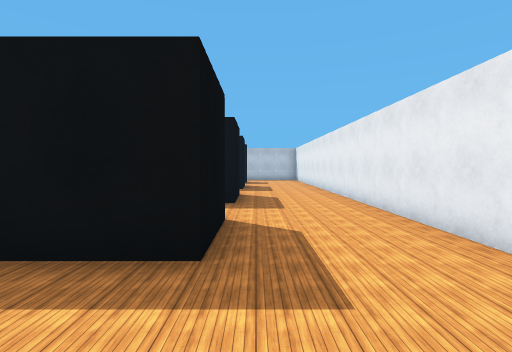
View 1 (above)

17 first-person views from a walk through a robot-simulator world made for Webots. The camera is 0.86 m above the floor, tilts 2° down and sees 85° across. The floor is counted in squares, 1 m on a side. Each view is taken from the middle of a square. On the plan, view 1 faces up. The plan holds only what a view shows up to about 10 squares ahead; the rest is blank. Robots are left out. Simple shapes and patterns stand in for the simulator's stock objects.

View 2
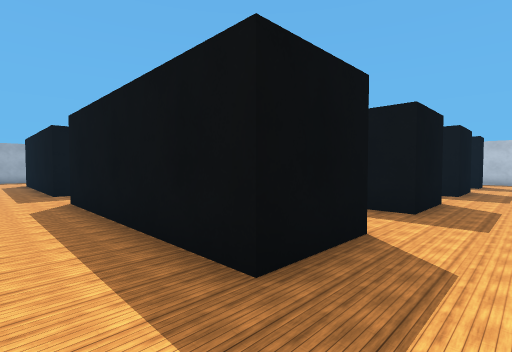

View 3
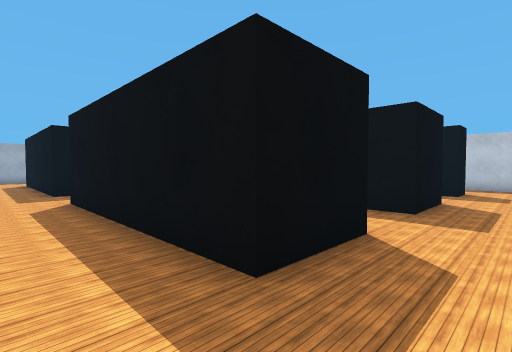

View 4
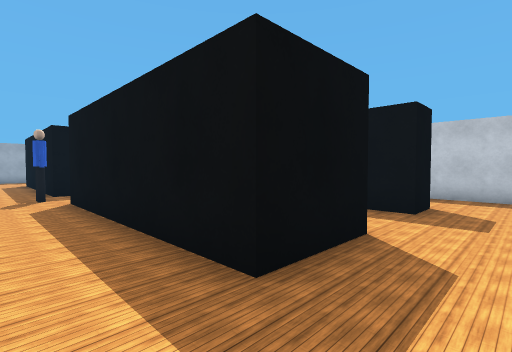

View 5
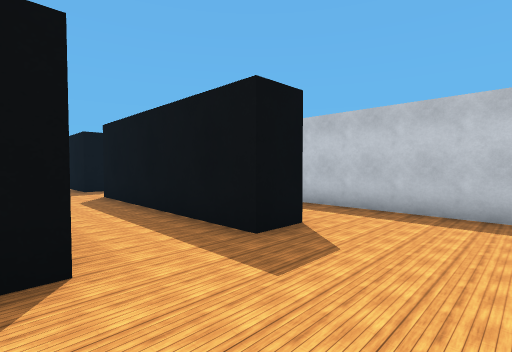

View 6
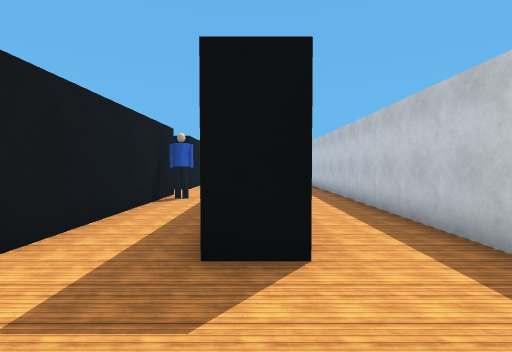

View 7
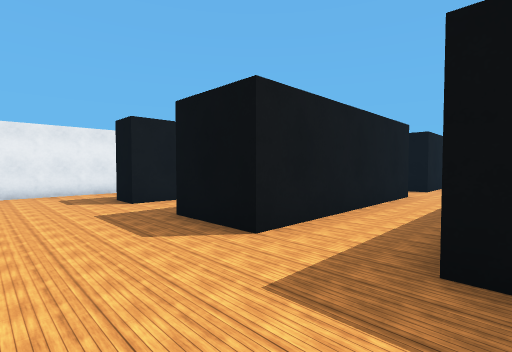

View 8
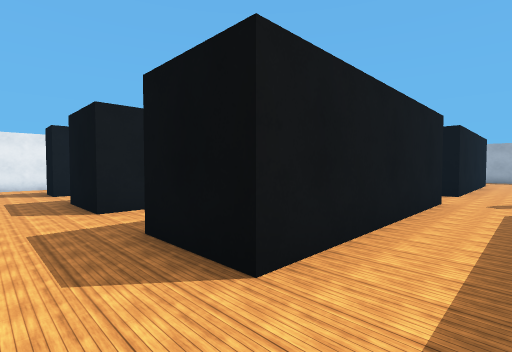

View 9
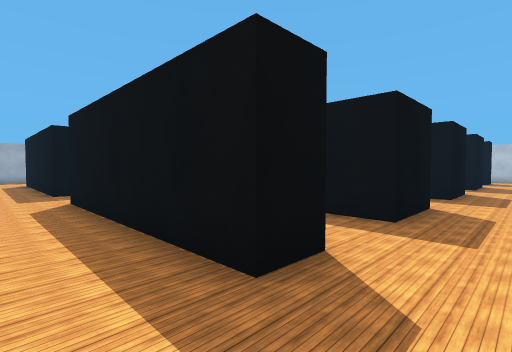

View 10
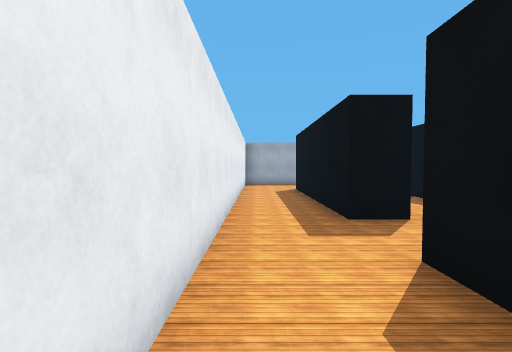

View 11
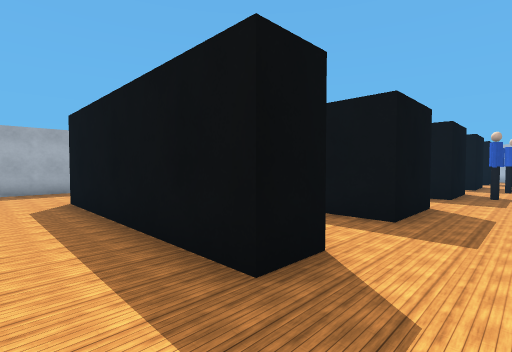

View 12
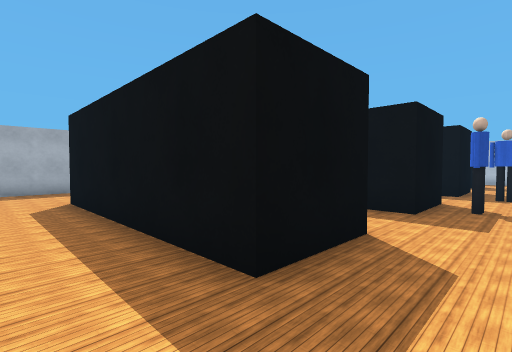

View 13
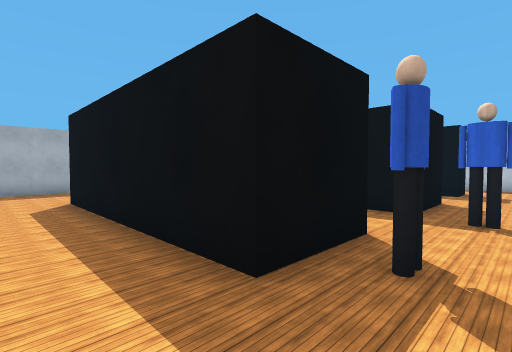

View 14
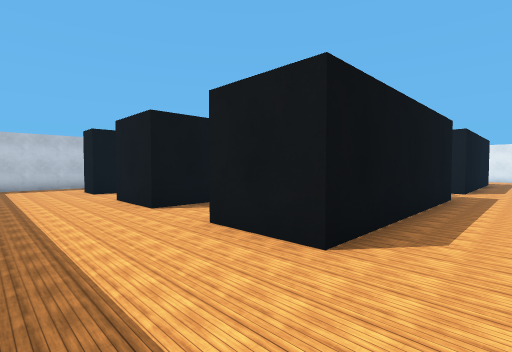

View 15
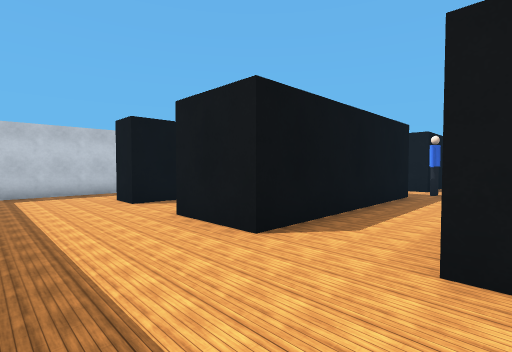

View 16
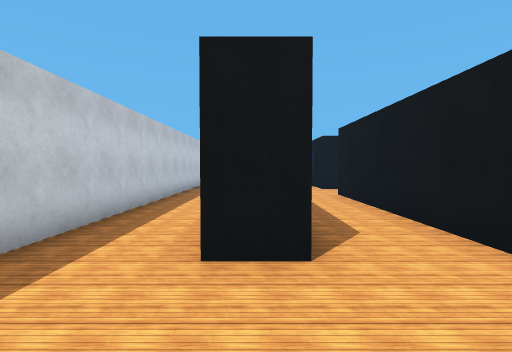

View 17
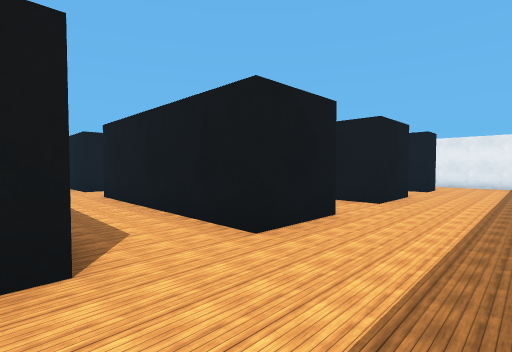

### Floor plan
Key: @ floor where view 1 was taken; # wall or solid block; . floor; B black box; P person.
Columns run from 18 left of view 1 to 3 right of it. Each row starts with its distance up from view 1.
 18  ####################
 17  ....................
 16  ..........  ........
 15  ...##  ##..######...
 14  ....................
 13  ............P.......
 12  ...BBBBBB..BBBBBB...
 11  ...BBBBBBB.BBBBBB..
 10  .........PP.........#
  9  ....................#
  8  ...BBBBBBP.BBBBBB...#
  7 #...BBBBBBP.BBBBBB...#
  6 #....................#
  5 #....................#
  4 #...BB  BB..BBBBBB...#
  3 #...BBBBBB..BBBBBB...#
  2 #....................
  1 #....................
  0 #...######..######@..
 -1 #....................
 -2 #....................
 -3   ############   ####

Positions as (right, up) in squares from view 1, and headings:
1: (0, 0), facing up
2: (1, 1), facing up-left
3: (1, 5), facing up-left
4: (1, 9), facing up-left
5: (2, 12), facing up-left
6: (2, 15), facing left
7: (2, 7), facing down-left
8: (1, 10), facing down-left
9: (1, -2), facing up-left
10: (-4, -2), facing left
11: (-7, -2), facing up-left
12: (-7, 1), facing up-left
13: (-7, 5), facing up-left
14: (-17, 5), facing up-right
15: (-17, 8), facing up-right
16: (-17, 15), facing right
17: (-17, 11), facing down-right
